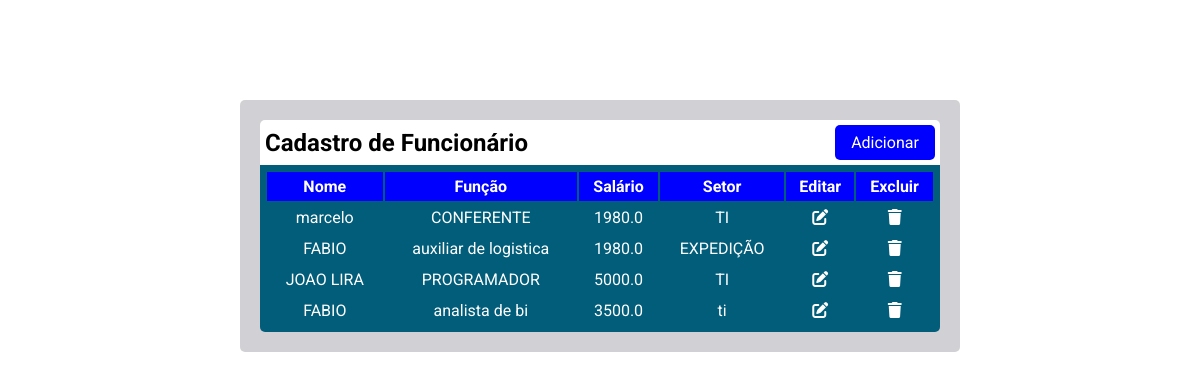
The app's page /, older data.
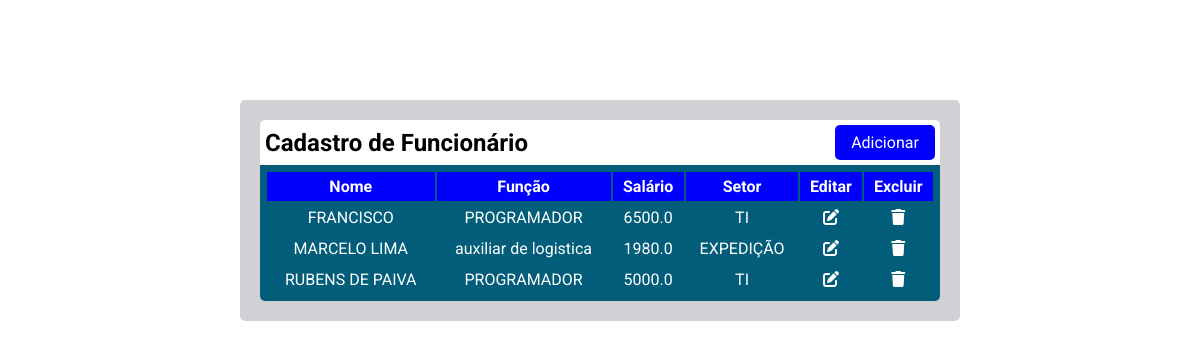
The same page, newer data.
### tables this page shows
CREATE TABLE funcionario (
               id INTEGER PRIMARY KEY AUTOINCREMENT,
               nome TEXT,
               funcao TEXT,
               salario FLOAT,
               setor TEXT);

### main.py (the view)
@app.route('/')
def index():
    lista = database.README()
    dados_formulario = request.form.to_dict()
    return render_template('index.html',lista=lista,dados=dados_formulario)

### database.py (called while the page is built)
def conexao():
    conect = sqlite3.connect('crud.db')
    cursor = conect.cursor()
    return cursor

def README():
    cursor = conexao()
    cursor.execute('SELECT * FROM funcionario')
    return cursor.fetchall()

### templates/index.html (shortened to what this page needs)
<!DOCTYPE html>
<html lang="pt-br">
<head>
    <link rel="stylesheet" href="https://cdnjs.cloudflare.com/ajax/libs/font-awesome/6.7.2/css/all.min.css" />
    <link rel="stylesheet" href="/static/style.css">
</head>
<body>
    <div class="container">
        <div class="header">
            <h2>Cadastro de Funcionário</h1>
            <button id="add" onclick="abrirModal()">Adicionar</button>
        </div>
        <div class="div-table">
            <table class="tabela">
                <thead >
                    <tr>
                        <th>Nome</th>
                        <th>Função</th>
                        <th>Salário</th>
                        <th>Setor</th>
                        <th>Editar</th>
                        <th>Excluir</th>
                    </tr>
                </thead>
                {% for i in lista %}
                <tr >
                    <td>{{i[1]}}</td>
                    <td>{{i[2]}}</td>
                    <td>{{i[3]}}</td>
                    <td>{{i[4]}}</td>
                    <td>
                        <form method="post" action="/select/{{i[0]}}">
                            <button type="submit" class="fa-solid fa-pen-to-square btn"></button>
                        </form>
                    </td>
                    <td>
                        <form method="post" action="/select/{{i[0]}}" >
                            <button class="fa-solid fa-trash btn"></button>
                        </form>
                    </td>
                </tr>
                {% endfor %}
            </table>
        </div>
    </div>
</body>
</html>

### static/style.css (style rules this page uses)
* { margin: 0; padding: 0; box-sizing: border-box; font-family: 'Roboto', sans-serif; outline: none; }
body { background-color: white; }
.container { flex-wrap: wrap; background-color: #d1d1d5; justify-content: center; align-items: center; width: 60%; border-radius: 5px; padding: 20px; margin: 100px auto 0; }
.container .header { display: flex; flex-wrap: wrap; justify-content:space-between; align-items: center; background-color: white; padding: 5px; border-radius: 5px 5px 0 0; }
.container .header > button { width: 100px; background-color: blue; color: white; font-size: 1rem; border-radius: 5px; padding: 8px; border: none; cursor: pointer; }
.btn { border: none; background: none; color: white; font-size: 16px; cursor: pointer; }
.container thead th { background-color: blue; padding: 5px; }
.container .div-table { width: 100%; flex-wrap: wrap; justify-content: center; background-color: rgb(1, 93, 121); border-radius: 0 0 5px 5px; }
.container .div-table, table { width: 100%; justify-content: center; align-items: center; }
.container .div-table, tr > td { flex-wrap: wrap; color: white; text-align: center; padding: 5px; }

Row changes from the older to the newer data that the page shows:
removed funcionario: nome "marcelo", funcao "CONFERENTE", salario "1980.0", setor "TI"
removed funcionario: nome "FABIO", funcao "auxiliar de logistica", salario "1980.0", setor "EXPEDIÇÃO"
removed funcionario: nome "JOAO LIRA", funcao "PROGRAMADOR", salario "5000.0", setor "TI"
removed funcionario: nome "FABIO", funcao "analista de bi", salario "3500.0", setor "ti"
added funcionario: nome "FRANCISCO", funcao "PROGRAMADOR", salario "6500.0", setor "TI"
added funcionario: nome "MARCELO LIMA", funcao "auxiliar de logistica", salario "1980.0", setor "EXPEDIÇÃO"
added funcionario: nome "RUBENS DE PAIVA", funcao "PROGRAMADOR", salario "5000.0", setor "TI"
